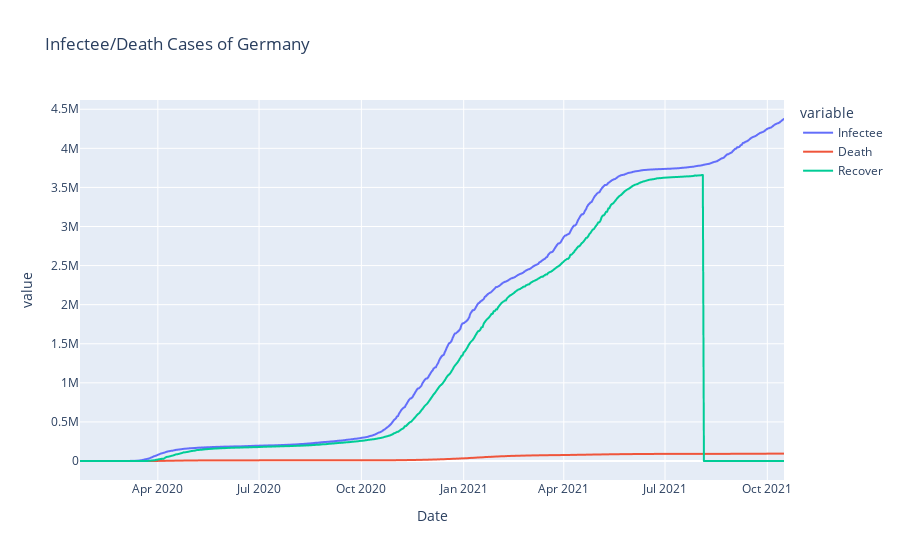

Notebook code for this chart:
### Code cell
fig = px.line(df_germany, x="Date", y=["Infectee", "Death", "Recover"], color='variable', title="Infectee/Death Cases of Germany") 
fig.show()

### Figure 1 — Plotly figure (JSON) as saved in the notebook; plotly's stock layout.template omitted (floating-point values rounded to 4 significant figures; data arrays with more than 128 entries replaced by an {"elided": "..."} marker saying what was removed)
{"data": [{"hovertemplate": "variable=Infectee<br>Date=%{x}<br>value=%{y}<extra></extra>", "legendgroup": "Infectee", "line": {"color": "#636efa", "dash": "solid"}, "marker": {"symbol": "circle"}, "mode": "lines", "name": "Infectee", "showlegend": true, "type": "scattergl", "x": {"elided": "634 str values"}, "xaxis": "x", "y": {"elided": "634 int values"}, "yaxis": "y"}, {"hovertemplate": "variable=Death<br>Date=%{x}<br>value=%{y}<extra></extra>", "legendgroup": "Death", "line": {"color": "#EF553B", "dash": "solid"}, "marker": {"symbol": "circle"}, "mode": "lines", "name": "Death", "showlegend": true, "type": "scattergl", "x": {"elided": "634 str values"}, "xaxis": "x", "y": {"elided": "634 int values"}, "yaxis": "y"}, {"hovertemplate": "variable=Recover<br>Date=%{x}<br>value=%{y}<extra></extra>", "legendgroup": "Recover", "line": {"color": "#00cc96", "dash": "solid"}, "marker": {"symbol": "circle"}, "mode": "lines", "name": "Recover", "showlegend": true, "type": "scattergl", "x": {"elided": "634 str values"}, "xaxis": "x", "y": {"elided": "634 int values"}, "yaxis": "y"}], "layout": {"legend": {"title": {"text": "variable"}, "tracegroupgap": 0}, "title": {"text": "Infectee/Death Cases of Germany"}, "xaxis": {"anchor": "y", "domain": [0, 1], "title": {"text": "Date"}}, "yaxis": {"anchor": "x", "domain": [0, 1], "title": {"text": "value"}}}}
